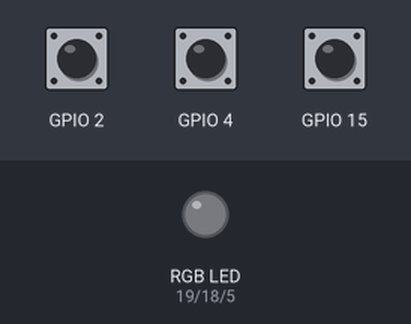
The sketch below on a simulated ESP32. On the bench: an RGB LED mixed from three pins (HIGH = lit). The inputs (shaded band) are chosen by the test bench; at power-on: GPIO 2 HIGH, GPIO 4 HIGH, GPIO 15 HIGH.

Above: at 1.2 s.
1.3 s: GPIO 2 pulled LOW for 0.15 s
At 1.8 s:
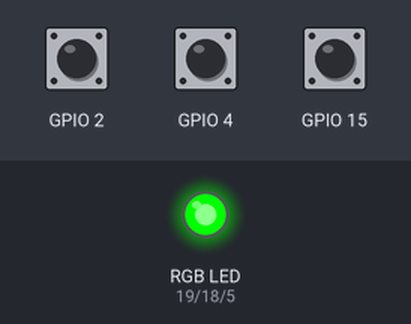
2.9 s: GPIO 4 pulled LOW for 0.15 s
At 4.1 s:
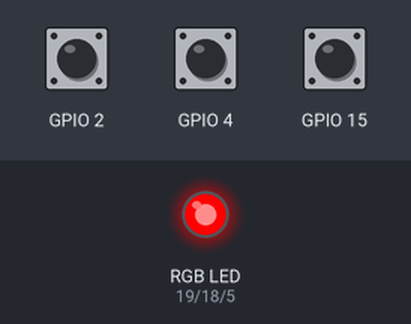
4.5 s: GPIO 15 pulled LOW for 0.15 s
At 5.4 s:
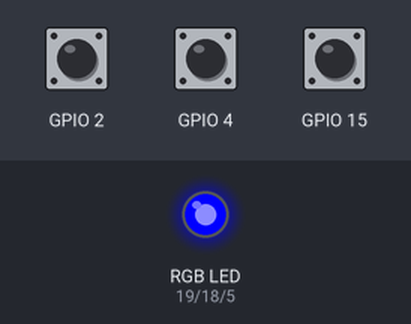
6.1 s: GPIO 2 pulled LOW for 1 s
At 6.6 s:
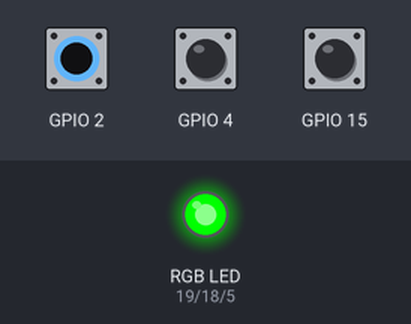
8.6 s: GPIO 4 pulled LOW for 1 s
At 9.7 s:
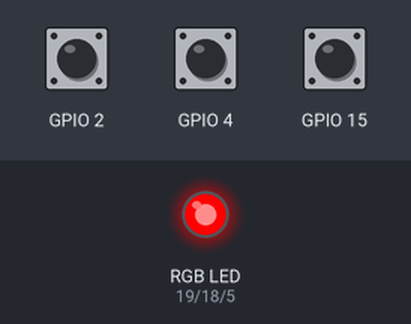
Timing chart, 0 to 11.6 s (numbered marks = the images above; inputs shaded):
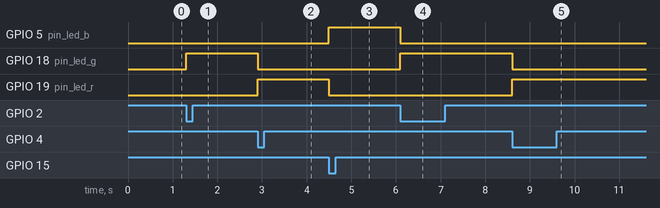

Measured:
- after the input at 1.3 s, GPIO 18 (pin_led_g): LOW → HIGH at once
- after the input at 2.9 s, GPIO 18 (pin_led_g): HIGH → LOW at once; GPIO 19 (pin_led_r): LOW → HIGH at once
- after the input at 4.5 s, GPIO 5 (pin_led_b): LOW → HIGH at once; GPIO 19 (pin_led_r): HIGH → LOW at once
- after the input at 6.1 s, GPIO 5 (pin_led_b): HIGH → LOW at once; GPIO 18 (pin_led_g): LOW → HIGH at once
- after the input at 8.6 s, GPIO 18 (pin_led_g): HIGH → LOW at once; GPIO 19 (pin_led_r): LOW → HIGH at once

The sketch:

E3.ino
```cpp
/*---------------------------------------------
  Curso de Desarrollo IoT
  Módulo: Inventors
  Clase: 2
  Ejercicio: 3

  PINOUT:
  (LED RGB):
  R -> D19
  G -> D18
  B -> D5
---------------------------------------------*/

const int pin_led_r = 19;
const int pin_led_g = 18;
const int pin_led_b = 5;

const int pin_touch_d4 = T0;
const int pin_touch_d2 = T2;
const int pin_touch_d15 = T3;

void setup() {
  Serial.begin(115200);

  pinMode(pin_led_r, OUTPUT);
  pinMode(pin_led_g, OUTPUT);
  pinMode(pin_led_b, OUTPUT);

  touchAttachInterrupt(pin_touch_d4, tocar_d4, 40);
  touchAttachInterrupt(pin_touch_d2, tocar_d2, 40);
  touchAttachInterrupt(pin_touch_d15, tocar_d15, 40);
}

void loop() {
  // El loop está vacío ya que las funciones de interrupción se encargan del cambio de color
}

void tocar_d4() {
  cambiar_color(255, 0, 0);  // Rojo
}

void tocar_d2() {
  cambiar_color(0, 255, 0);  // Verde
}

void tocar_d15() {
  cambiar_color(0, 0, 255);  // Azul
}

void cambiar_color(int rojo, int verde, int azul) {
  analogWrite(pin_led_r, rojo);
  analogWrite(pin_led_g, verde);
  analogWrite(pin_led_b, azul);
}
```
